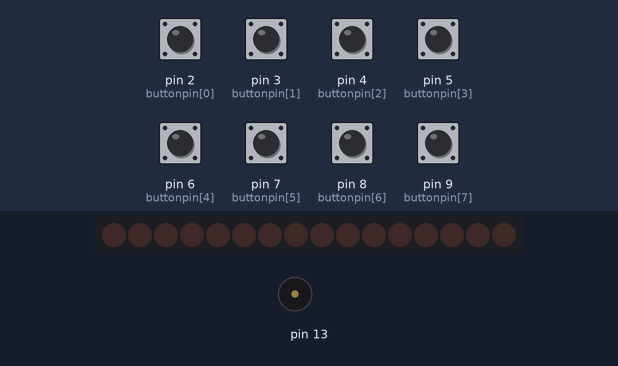
A sketch run on a simulated Arduino Uno, built with avr-gcc and run on an emulated ATmega328P. Parts: 16 shift-register outputs drawn as a row of LEDs (first output left, lit = HIGH), buzzer (waves = sounding). Wiring (inferred from the names in the program): 2 × shift register (74HC595): data pin 11; shift clock pin 12; latch pin 10. Wiring (inferred from the signals the program sends): row of LEDs: on Q0, Q1, Q2, Q3, Q4, Q5, Q6, Q7, Q8, Q9, Q10, Q11, Q12, Q13, Q14, Q15. The test bench sets the inputs (shaded band); at power-on: pin 2 (buttonpin[0]), pin 3 (buttonpin[1]), pin 4 (buttonpin[2]), pin 5 (buttonpin[3]), pin 6 (buttonpin[4]), pin 7 (buttonpin[5]), pin 8 (buttonpin[6]), pin 9 (buttonpin[7]) HIGH.

Above: at 1.2 s.
1.3 s: pin 2 (buttonpin[0]) pulled LOW for 0.15 s
At 2.1 s:
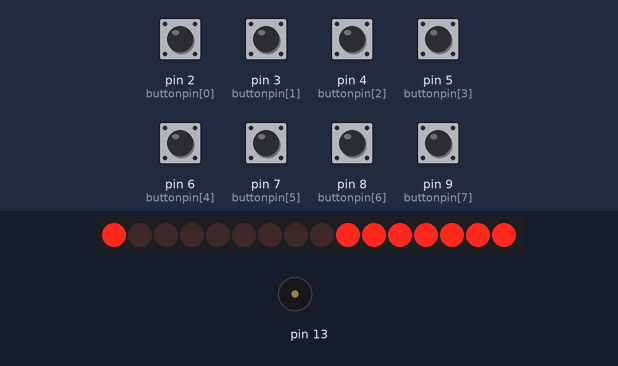
2.9 s: pin 3 (buttonpin[1]) pulled LOW for 1 s
At 5.0 s:
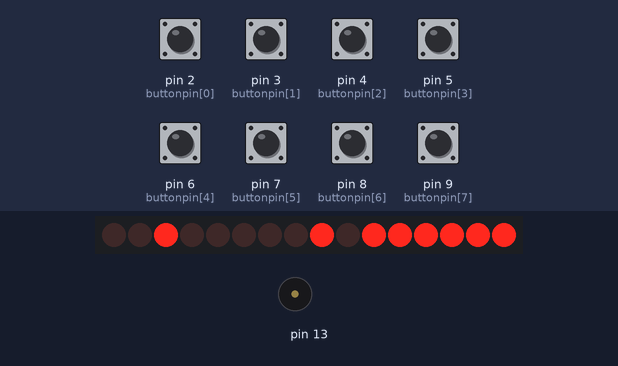
5.9 s: pin 4 (buttonpin[2]) pulled LOW for 0.15 s
At 6.8 s:
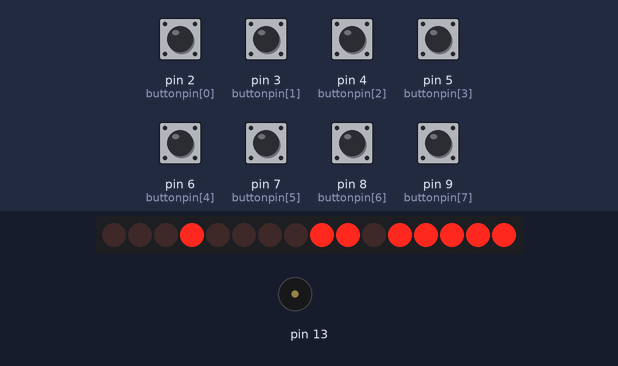
7.5 s: pin 5 (buttonpin[3]) pulled LOW for 0.15 s
At 8.1 s:
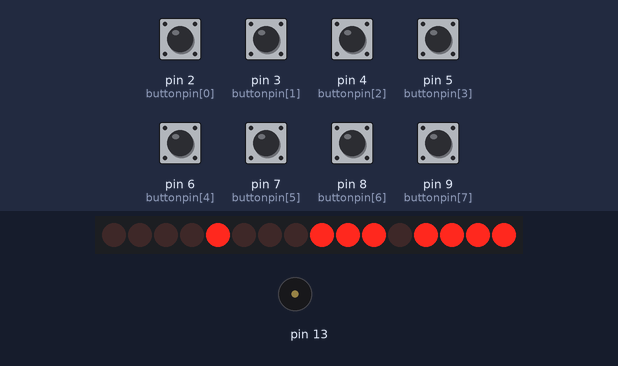
9.1 s: pin 6 (buttonpin[4]) pulled LOW for 0.15 s
At 10.4 s:
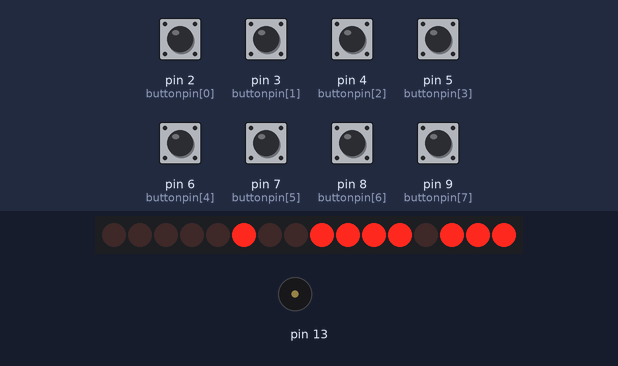
10.7 s: pin 7 (buttonpin[5]) pulled LOW for 0.15 s
At 11.7 s:
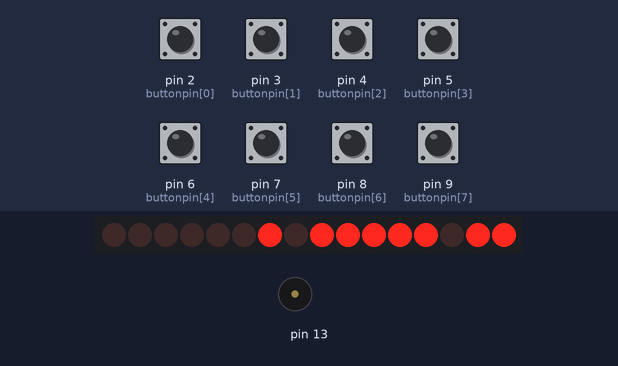
Timing chart, 0 to 13.3 s (numbered marks = the images above; inputs shaded):
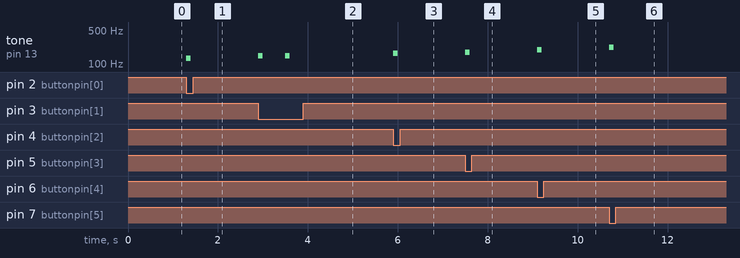

The sketch:

final.ino
```cpp
#define NOTE_C3 131
#define NOTE_D3 147
#define NOTE_E3 165
#define NOTE_F3 175
#define NOTE_G3 196
#define NOTE_A3 220
#define NOTE_B3 247
#define NOTE_C4 262

int latchPin = 10;
int clockPin = 12;
int dataPin = 11;

byte buttonpin[8]={2,3,4,5,6,7,8,9};
byte j= -1;
byte previousState[8]={1};
byte presentState[8]={1};

byte colDataMatrix[8] = {
   B11111110,
   B11111101,
   B11111011,
   B11110111,
   B11101111,
   B11011111,
   B10111111,
   B01111111
}; //掃描

byte rowDataMatrix[8] = {
  B00000001,
  B00000010,
  B00000100,
  B00001000,
  B00010000,
  B00100000,
  B01000000,
  B10000000
};


void setup()
{
  pinMode(latchPin,OUTPUT);
  pinMode(clockPin,OUTPUT);
  pinMode(dataPin,OUTPUT);
  pinMode(2,INPUT_PULLUP);
  pinMode(3,INPUT_PULLUP);
  pinMode(4,INPUT_PULLUP);
  pinMode(5,INPUT_PULLUP);
  pinMode(6,INPUT_PULLUP);
  pinMode(7,INPUT_PULLUP);
  pinMode(8,INPUT_PULLUP);
  pinMode(9,INPUT_PULLUP);
}


void loop(){

 for(int i=0;i<8;i++)
 {
      presentState[i]=digitalRead(buttonpin[i]);
 }

  if (presentState[0]==0){

    tone(13, NOTE_C3, 100);
    if ( j == 7) { j = -1; }
    j++;

    digitalWrite(latchPin, LOW);
    shiftOut(dataPin, clockPin, MSBFIRST,colDataMatrix[0]);
    shiftOut(dataPin,clockPin,MSBFIRST,rowDataMatrix[j]);
    digitalWrite(latchPin, HIGH);
    delay(600);

}

else if (presentState[1]==0){

    tone(13, NOTE_D3, 100);
    if ( j == 7) { j = -1; }
    j++;
    digitalWrite(latchPin,  LOW);
    shiftOut(dataPin, clockPin, MSBFIRST,colDataMatrix[1]);
    shiftOut(dataPin,clockPin,MSBFIRST,rowDataMatrix[j]);
    digitalWrite(latchPin, HIGH);
    delay(600);

}
else if (presentState[2]==0){

    tone(13, NOTE_E3, 100);
    if ( j == 7) { j = -1; }
    j++;
    digitalWrite(latchPin,  LOW);
    shiftOut(dataPin, clockPin, MSBFIRST,colDataMatrix[2]);
    shiftOut(dataPin,clockPin,MSBFIRST,rowDataMatrix[j]);
    digitalWrite(latchPin, HIGH);
    delay(600);

}

else if (presentState[3]==0){

    tone(13, NOTE_F3, 100);
    if ( j == 7) { j = -1; }
    j++;
    digitalWrite(latchPin,  LOW);
    shiftOut(dataPin, clockPin, MSBFIRST,colDataMatrix[3]);
    shiftOut(dataPin,clockPin,MSBFIRST,rowDataMatrix[j]);
    digitalWrite(latchPin, HIGH);
    delay(600);

}

else if (presentState[4]==0){

    tone(13, NOTE_G3, 100);
    if ( j == 7) { j = -1; }
    j++;
    digitalWrite(latchPin,  LOW);
    shiftOut(dataPin, clockPin, MSBFIRST,colDataMatrix[4]);
    shiftOut(dataPin,clockPin,MSBFIRST,rowDataMatrix[j]);
    digitalWrite(latchPin, HIGH);
    delay(600);

}

else if (presentState[5]==0){

    tone(13, NOTE_A3, 100);
    if ( j == 7) { j = -1; }
    j++;
    digitalWrite(latchPin,  LOW);
    shiftOut(dataPin, clockPin, MSBFIRST, colDataMatrix[5]);
    shiftOut(dataPin,clockPin,MSBFIRST,rowDataMatrix[j]);
    digitalWrite(latchPin, HIGH);
    delay(600);

}

else if (presentState[6]==0){

    tone(13, NOTE_B3, 100);
    if ( j == 7) { j = -1; }
    j++;
    digitalWrite(latchPin,  LOW);
    shiftOut(dataPin, clockPin, MSBFIRST, colDataMatrix[6]);
    shiftOut(dataPin,clockPin,MSBFIRST,rowDataMatrix[j]);
    digitalWrite(latchPin, HIGH);
    delay(600);

}

else if (presentState[7]==0){

    tone(13, NOTE_C4, 100);
    if ( j == 7) { j = -1; }
    j++;
    digitalWrite(latchPin,  LOW);
    shiftOut(dataPin, clockPin, MSBFIRST, colDataMatrix[7]);
    shiftOut(dataPin,clockPin,MSBFIRST,rowDataMatrix[j]);
    digitalWrite(latchPin, HIGH);
    delay(600);

}

}
```

Measured:
- after the input at 1.3 s, tone on pin 13: silent → 131 Hz at once, → silent 0.10 s later
- after the input at 2.9 s, tone on pin 13: alternates 147 Hz for 0.10 s and silent for 0.50 s, 4 changes in all, then stays silent, starting at once
- after the input at 5.9 s, tone on pin 13: silent → 165 Hz at once, → silent 0.10 s later
- after the input at 7.5 s, tone on pin 13: silent → 175 Hz at once, → silent 0.10 s later
- after the input at 9.1 s, tone on pin 13: silent → 196 Hz at once, → silent 0.10 s later
- after the input at 10.7 s, tone on pin 13: silent → 220 Hz at once, → silent 0.10 s later
